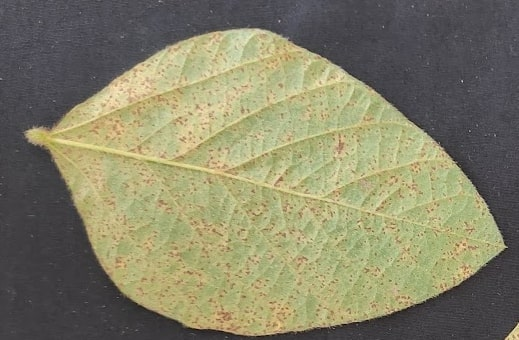
#> input picture imagens/foliolo-1.jpg, 519 x 340 px
$ python segmentacao_imagem.py
#> lines starting #> are read from the running program, lines starting #| are printed output that depends on the picture; after the words box and inside, x2 and y2 are one past the last pixel; in counts of white or black regions, pixels touching at a corner belong together
import os  #Utilitários de sistema operacional
import PIL #Operações com imagens
from PIL import Image, ImageOps # Utilitário para imagem
from skimage.segmentation import slic
from skimage.util import img_as_float
import numpy as np
from skimage.io import imsave, imread


folder_dst = './segmentado'
endereco_imagem = './imagens/foliolo-1.jpg'
nome_segmento = 'seg'

 # Inicia a segmentação para remoção do background
image = Image.open(endereco_imagem)
#> image is the input picture: PIL image 519x340 RGB; mean R, G, B 134, 131.1, 104.5
img = img_as_float(image)

# Executa segmentação utilizando o método superpixel
segments_slic = slic(img, n_segments=2, compactness=10, sigma=1, start_label=1)
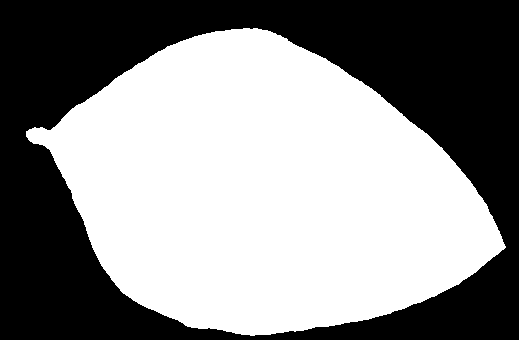
#> segments_slic: shape (340, 519) int64; values 1 (black) and 2 (white), 55% white; 1 black region, box (x1, y1, x2, y2) and area: (0, 0, 519, 340) 79484

# Para cada segmento encontrado (Fundo e folíolo)
for index in np.unique(segments_slic):

    # Cria uma pasta para armazenar os segmentos
    folder_to_segment = folder_dst + "/segment_{}".format(str(index))
#> folder_to_segment = './segmentado/segment_1'

    if not os.path.isdir(folder_to_segment):
        os.mkdir(folder_to_segment)

    # Abre a imagem original utilizando scikit-image
    skimage = imread(endereco_imagem)

    # Altera os pixels do segmento para branco
    skimage[segments_slic== index] = [255,255,255]
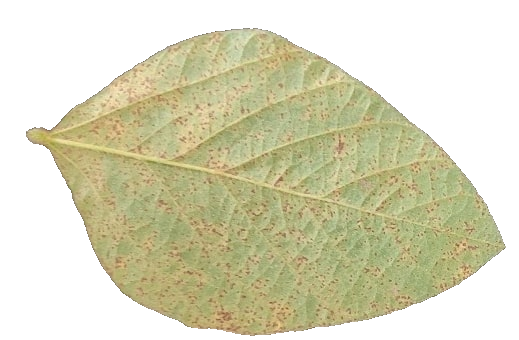
#> skimage: shape (340, 519, 3); mean R, G, B 216.3, 214.1, 185.7

    # Cria nome da nova imagem
    #segmented_image_name = folder_to_segment.replace('.jpg','')
    segmented_image_name = "{}/{}segmented_{}.jpg".format(folder_to_segment, nome_segmento, index)
    print("Salvando em "+ segmented_image_name)
#| Salvando em ./segmentado/segment_1/segsegmented_1.jpg
    imsave (segmented_image_name, skimage)
